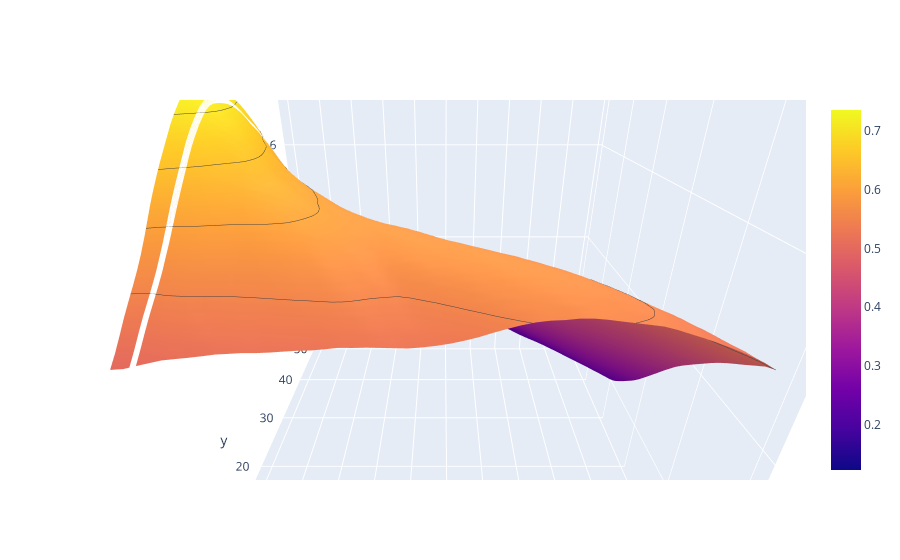

Notebook code for this chart:
### Code cell
import plotly.graph_objects as go
import pandas as pd
import numpy as np


a, b = np.mgrid[0:1:50j, 0:1:50j]
z = model(plane.embed_tensor(torch.tensor(np.stack((a.reshape(-1), b.reshape(-1)), -1), dtype=torch.float32))).reshape(50, 50)

fig = go.Figure(go.Surface(
    contours = {
        "x": {"show": True, "start": 1.5, "end": 2, "size": 0.04, "color":"white"},
        "z": {"show": True, "start": 0.5, "end": 0.8, "size": 0.05}
    },
    z = z
    ))
fig.update_layout(
        scene = {
            "xaxis": {"nticks": 20},
            "zaxis": {"nticks": 4},
            'camera_eye': {"x": 0, "y": -1, "z": 0.5},
            "aspectratio": {"x": 1, "y": 1, "z": 1}
        })
fig.show()

### Figure 1 — Plotly figure (JSON) as saved in the notebook; plotly's stock layout.template omitted (floating-point values rounded to 4 significant figures; data arrays with more than 128 entries replaced by an {"elided": "..."} marker saying what was removed)
{"data": [{"contours": {"x": {"color": "white", "end": 2, "show": true, "size": 0.04, "start": 1.5}, "z": {"end": 0.8, "show": true, "size": 0.05, "start": 0.5}}, "type": "surface", "z": {"elided": "50x50 float values"}}], "layout": {"scene": {"aspectratio": {"x": 1, "y": 1, "z": 1}, "camera": {"eye": {"x": 0, "y": -1, "z": 0.5}}, "xaxis": {"nticks": 20}, "zaxis": {"nticks": 4}}}}
